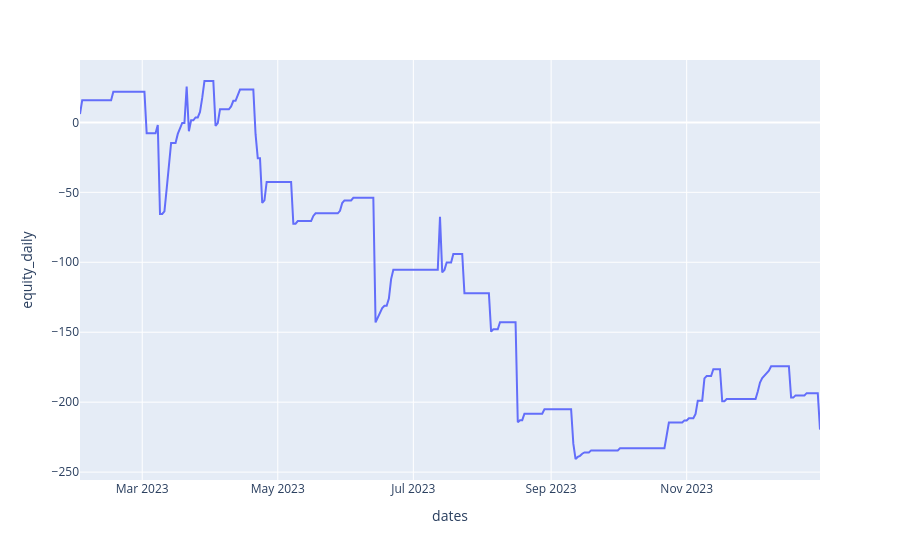

Notebook code cell kept with this figure:
### Markdown cell above
## Plotting daily profit / equity line

### Code cell
# Plotting equity line (starting with 0 on day 1 and adding daily profit for each backtested day)

import pandas as pd
import plotly.express as px

from freqtrade.configuration import Configuration
from freqtrade.data.btanalysis import load_backtest_stats


strategy = 'HybridTrendFilterStrategyV9'
config = Configuration.from_files(["user_data/btconf.json"])
backtest_dir = config["user_data_dir"] / "backtest_results"

stats = load_backtest_stats(backtest_dir)
strategy_stats = stats["strategy"][strategy]

df = pd.DataFrame(columns=["dates", "equity"], data=strategy_stats["daily_profit"])
df["equity_daily"] = df["equity"].cumsum()

fig = px.line(df, x="dates", y="equity_daily")
fig.show()

### Load live trading results into a pandas dataframe

#In case you did already some trading and want to analyze your performance

### Figure 1 — Plotly figure (JSON) as saved in the notebook; plotly's stock layout.template omitted (floating-point values rounded to 4 significant figures; data arrays with more than 128 entries replaced by an {"elided": "..."} marker saying what was removed)
{"data": [{"hovertemplate": "dates=%{x}<br>equity_daily=%{y}<extra></extra>", "legendgroup": "", "line": {"color": "#636efa", "dash": "solid"}, "marker": {"symbol": "circle"}, "mode": "lines", "name": "", "orientation": "v", "showlegend": false, "type": "scatter", "x": {"elided": "334 str values"}, "xaxis": "x", "y": {"elided": "334 float values"}, "yaxis": "y"}], "layout": {"legend": {"tracegroupgap": 0}, "margin": {"t": 60}, "xaxis": {"anchor": "y", "domain": [0, 1], "title": {"text": "dates"}}, "yaxis": {"anchor": "x", "domain": [0, 1], "title": {"text": "equity_daily"}}}}
